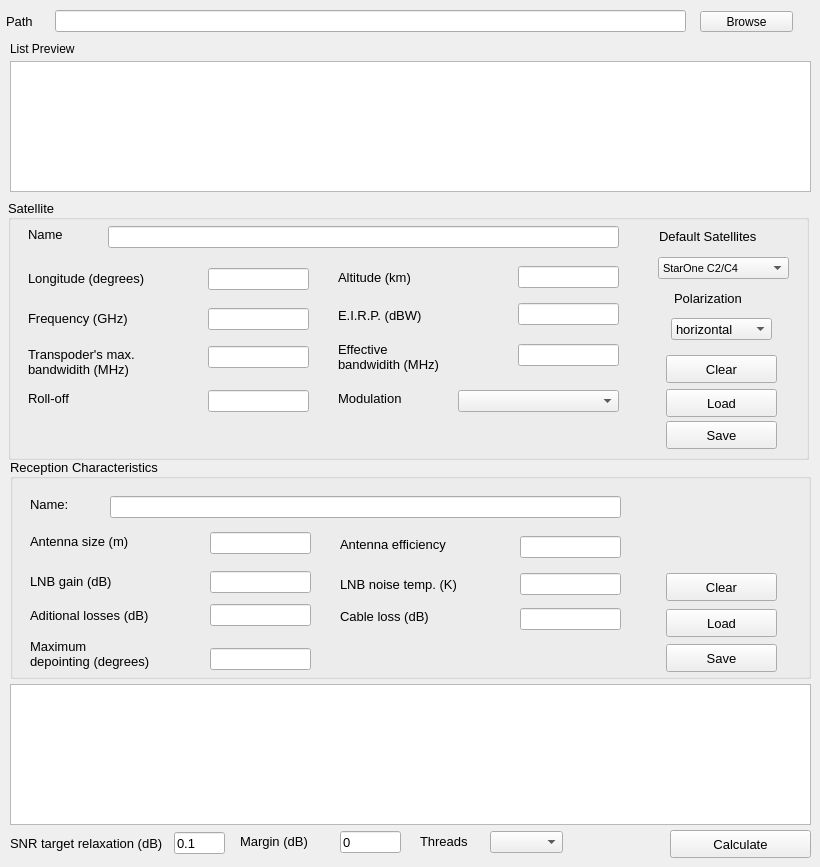
    <widget class="QWidget" name="list_perf_calc_page">
     <widget class="QPushButton" name="browse_path_mp_perf">
      <property name="geometry">
       <rect>
        <x>700</x>
        <y>11</y>
        <width>93</width>
        <height>21</height>
       </rect>
      </property>
      <property name="statusTip">
       <string>Browse list</string>
      </property>
      <property name="text">
       <string>Browse</string>
      </property>
     </widget>
     <widget class="QLabel" name="label_10">
      <property name="geometry">
       <rect>
        <x>6</x>
        <y>13</y>
        <width>55</width>
        <height>16</height>
       </rect>
      </property>
      <property name="font">
       <font>
        <pointsize>10</pointsize>
       </font>
      </property>
      <property name="text">
       <string>Path</string>
      </property>
     </widget>
     <widget class="QTableWidget" name="preview_mp_perf">
      <property name="geometry">
       <rect>
        <x>10</x>
        <y>61</y>
        <width>801</width>
        <height>131</height>
       </rect>
      </property>
     </widget>
     <widget class="QLabel" name="label_11">
      <property name="geometry">
       <rect>
        <x>10</x>
        <y>41</y>
        <width>91</width>
        <height>16</height>
       </rect>
      </property>
      <property name="text">
       <string>List Preview</string>
      </property>
     </widget>
     <widget class="QGroupBox" name="groupBox_10">
      <property name="geometry">
       <rect>
        <x>8</x>
        <y>199</y>
        <width>801</width>
        <height>261</height>
       </rect>
      </property>
      <property name="font">
       <font>
        <pointsize>10</pointsize>
       </font>
      </property>
      <property name="autoFillBackground">
       <bool>false</bool>
      </property>
      <property name="title">
       <string>Satellite</string>
      </property>
      <property name="alignment">
       <set>Qt::AlignJustify|Qt::AlignVCenter</set>
      </property>
      <widget class="QLabel" name="label_71">
       <property name="geometry">
        <rect>
         <x>20</x>
         <y>27</y>
         <width>55</width>
         <height>16</height>
        </rect>
       </property>
       <property name="text">
        <string>Name</string>
       </property>
      </widget>
      <widget class="QLabel" name="label_72">
       <property name="geometry">
        <rect>
         <x>20</x>
         <y>69</y>
         <width>161</width>
         <height>21</height>
        </rect>
       </property>
       <property name="text">
        <string>Longitude (degrees)</string>
       </property>
      </widget>
      <widget class="QLineEdit" name="name_sat_mp_perf">
       <property name="geometry">
        <rect>
         <x>100</x>
         <y>27</y>
         <width>511</width>
         <height>22</height>
        </rect>
       </property>
      </widget>
      <widget class="QLineEdit" name="long_sat_mp_perf">
       <property name="geometry">
        <rect>
         <x>200</x>
         <y>69</y>
         <width>101</width>
         <height>22</height>
        </rect>
       </property>
      </widget>
      <widget class="QPushButton" name="save_sat_mp_perf">
       <property name="geometry">
        <rect>
         <x>658</x>
         <y>222</y>
         <width>111</width>
         <height>28</height>
        </rect>
       </property>
       <property name="font">
        <font>
         <pointsize>10</pointsize>
         <weight>50</weight>
         <bold>false</bold>
        </font>
       </property>
       <property name="text">
        <string>Save</string>
       </property>
      </widget>
      <widget class="QPushButton" name="load_sat_mp_perf">
       <property name="geometry">
        <rect>
         <x>658</x>
         <y>190</y>
         <width>111</width>
         <height>28</height>
        </rect>
       </property>
       <property name="font">
        <font>
         <pointsize>10</pointsize>
         <weight>50</weight>
         <bold>false</bold>
        </font>
       </property>
       <property name="text">
        <string>Load</string>
       </property>
      </widget>
      <widget class="QComboBox" name="default_sat_mp_perf">
       <property name="geometry">
        <rect>
         <x>650</x>
         <y>58</y>
         <width>131</width>
         <height>22</height>
        </rect>
       </property>
       <property name="font">
        <font>
         <pointsize>8</pointsize>
        </font>
       </property>
       <item>
        <property name="text">
         <string>StarOne C2/C4</string>
        </property>
       </item>
       <item>
        <property name="text">
         <string>Hispamar</string>
        </property>
       </item>
       <item>
        <property name="text">
         <string>Claro</string>
        </property>
       </item>
       <item>
        <property name="text">
         <string>Menino Ney</string>
        </property>
       </item>
      </widget>
      <widget class="QLabel" name="label_73">
       <property name="geometry">
        <rect>
         <x>651</x>
         <y>29</y>
         <width>131</width>
         <height>16</height>
        </rect>
       </property>
       <property name="text">
        <string>Default Satellites</string>
       </property>
      </widget>
      <widget class="QLabel" name="label_74">
       <property name="geometry">
        <rect>
         <x>330</x>
         <y>70</y>
         <width>111</width>
         <height>16</height>
        </rect>
       </property>
       <property name="text">
        <string>Altitude (km)</string>
       </property>
      </widget>
      <widget class="QLineEdit" name="height_sat_mp_perf">
       <property name="geometry">
        <rect>
         <x>510</x>
         <y>67</y>
         <width>101</width>
         <height>22</height>
        </rect>
       </property>
      </widget>
      <widget class="QLabel" name="label_75">
       <property name="geometry">
        <rect>
         <x>330</x>
         <y>108</y>
         <width>121</width>
         <height>16</height>
        </rect>
       </property>
       <property name="text">
        <string>E.I.R.P. (dBW)</string>
       </property>
      </widget>
      <widget class="QLineEdit" name="eirp_sat_mp_perf">
       <property name="geometry">
        <rect>
         <x>510</x>
         <y>104</y>
         <width>101</width>
         <height>22</height>
        </rect>
       </property>
      </widget>
      <widget class="QLabel" name="label_76">
       <property name="geometry">
        <rect>
         <x>20</x>
         <y>137</y>
         <width>171</width>
         <height>51</height>
        </rect>
       </property>
       <property name="layoutDirection">
        <enum>Qt::LeftToRight</enum>
       </property>
       <property name="text">
        <string>Transpoder's max.
bandwidith (MHz)</string>
       </property>
      </widget>
      <widget class="QLineEdit" name="max_bw_sat_mp_perf">
       <property name="geometry">
        <rect>
         <x>200</x>
         <y>147</y>
         <width>101</width>
         <height>22</height>
        </rect>
       </property>
      </widget>
      <widget class="QLabel" name="label_77">
       <property name="geometry">
        <rect>
         <x>330</x>
         <y>132</y>
         <width>171</width>
         <height>51</height>
        </rect>
       </property>
       <property name="layoutDirection">
        <enum>Qt::LeftToRight</enum>
       </property>
       <property name="text">
        <string>Effective 
bandwidith (MHz)</string>
       </property>
      </widget>
      <widget class="QLineEdit" name="bw_util_sat_mp_perf">
       <property name="geometry">
        <rect>
         <x>510</x>
         <y>145</y>
         <width>101</width>
         <height>22</height>
        </rect>
       </property>
      </widget>
      <widget class="QLabel" name="label_80">
       <property name="geometry">
        <rect>
         <x>20</x>
         <y>191</y>
         <width>61</width>
         <height>16</height>
        </rect>
       </property>
       <property name="text">
        <string>Roll-off</string>
       </property>
      </widget>
      <widget class="QLineEdit" name="rolloff_sat_mp_perf">
       <property name="geometry">
        <rect>
         <x>200</x>
         <y>191</y>
         <width>101</width>
         <height>22</height>
        </rect>
       </property>
      </widget>
      <widget class="QLabel" name="label_81">
       <property name="geometry">
        <rect>
         <x>330</x>
         <y>191</y>
         <width>91</width>
         <height>16</height>
        </rect>
       </property>
       <property name="text">
        <string>Modulation</string>
       </property>
      </widget>
      <widget class="QComboBox" name="modcod_sat_mp_perf">
       <property name="geometry">
        <rect>
         <x>450</x>
         <y>191</y>
         <width>161</width>
         <height>22</height>
        </rect>
       </property>
      </widget>
      <widget class="QLabel" name="label_82">
       <property name="geometry">
        <rect>
         <x>20</x>
         <y>109</y>
         <width>131</width>
         <height>20</height>
        </rect>
       </property>
       <property name="text">
        <string>Frequency (GHz)</string>
       </property>
      </widget>
      <widget class="QLineEdit" name="freq_sat_mp_perf">
       <property name="geometry">
        <rect>
         <x>200</x>
         <y>109</y>
         <width>101</width>
         <height>22</height>
        </rect>
       </property>
      </widget>
      <widget class="QLabel" name="label_12">
       <property name="geometry">
        <rect>
         <x>666</x>
         <y>89</y>
         <width>91</width>
         <height>20</height>
        </rect>
       </property>
       <property name="text">
        <string>Polarization</string>
       </property>
      </widget>
      <widget class="QComboBox" name="pol_sat_mp_perf">
       <property name="geometry">
        <rect>
         <x>663</x>
         <y>119</y>
         <width>101</width>
         <height>22</height>
        </rect>
       </property>
       <item>
        <property name="text">
         <string>horizontal</string>
        </property>
       </item>
       <item>
        <property name="text">
         <string>vertical</string>
        </property>
       </item>
       <item>
        <property name="text">
         <string>circular</string>
        </property>
       </item>
      </widget>
      <widget class="QPushButton" name="clear_satellite_mp_perf">
       <property name="geometry">
        <rect>
         <x>658</x>
         <y>156</y>
         <width>111</width>
         <height>28</height>
        </rect>
       </property>
       <property name="font">
        <font>
         <pointsize>10</pointsize>
         <weight>50</weight>
         <bold>false</bold>
        </font>
       </property>
       <property name="text">
        <string>Clear</string>
       </property>
      </widget>
     </widget>
     <widget class="QGroupBox" name="groupBox_11">
      <property name="geometry">
       <rect>
        <x>10</x>
        <y>458</y>
        <width>801</width>
        <height>221</height>
       </rect>
      </property>
      <property name="font">
       <font>
        <pointsize>10</pointsize>
       </font>
      </property>
      <property name="autoFillBackground">
       <bool>false</bool>
      </property>
      <property name="title">
       <string>Reception Characteristics</string>
      </property>
      <property name="alignment">
       <set>Qt::AlignJustify|Qt::AlignVCenter</set>
      </property>
      <widget class="QLabel" name="label_83">
       <property name="geometry">
        <rect>
         <x>20</x>
         <y>38</y>
         <width>55</width>
         <height>16</height>
        </rect>
       </property>
       <property name="text">
        <string>Name:</string>
       </property>
      </widget>
      <widget class="QLabel" name="label_84">
       <property name="geometry">
        <rect>
         <x>20</x>
         <y>68</y>
         <width>151</width>
         <height>31</height>
        </rect>
       </property>
       <property name="text">
        <string>Antenna size (m)</string>
       </property>
      </widget>
      <widget class="QLabel" name="label_85">
       <property name="geometry">
        <rect>
         <x>20</x>
         <y>113</y>
         <width>161</width>
         <height>21</height>
        </rect>
       </property>
       <property name="text">
        <string>LNB gain (dB)</string>
       </property>
      </widget>
      <widget class="QLineEdit" name="name_reception_mp_perf">
       <property name="geometry">
        <rect>
         <x>100</x>
         <y>38</y>
         <width>511</width>
         <height>22</height>
        </rect>
       </property>
      </widget>
      <widget class="QLineEdit" name="lnb_gain_reception_mp_perf">
       <property name="geometry">
        <rect>
         <x>200</x>
         <y>113</y>
         <width>101</width>
         <height>22</height>
        </rect>
       </property>
      </widget>
      <widget class="QLineEdit" name="ant_size_reception_mp_perf">
       <property name="geometry">
        <rect>
         <x>200</x>
         <y>74</y>
         <width>101</width>
         <height>22</height>
        </rect>
       </property>
      </widget>
      <widget class="QPushButton" name="save_reception_mp_perf">
       <property name="geometry">
        <rect>
         <x>656</x>
         <y>186</y>
         <width>111</width>
         <height>28</height>
        </rect>
       </property>
       <property name="font">
        <font>
         <pointsize>10</pointsize>
         <weight>50</weight>
         <bold>false</bold>
        </font>
       </property>
       <property name="text">
        <string>Save</string>
       </property>
      </widget>
      <widget class="QPushButton" name="load_reception_mp_perf">
       <property name="geometry">
        <rect>
         <x>656</x>
         <y>151</y>
         <width>111</width>
         <height>28</height>
        </rect>
       </property>
       <property name="font">
        <font>
         <pointsize>10</pointsize>
         <weight>50</weight>
         <bold>false</bold>
        </font>
       </property>
       <property name="text">
        <string>Load</string>
       </property>
      </widget>
      <widget class="QLabel" name="label_86">
       <property name="geometry">
        <rect>
         <x>330</x>
         <y>78</y>
         <width>141</width>
         <height>16</height>
        </rect>
       </property>
       <property name="text">
        <string>Antenna efficiency</string>
       </property>
      </widget>
      <widget class="QLineEdit" name="ant_eff_reception_mp_perf">
       <property name="geometry">
        <rect>
         <x>510</x>
         <y>78</y>
         <width>101</width>
         <height>22</height>
        </rect>
       </property>
      </widget>
      <widget class="QLabel" name="label_87">
       <property name="geometry">
        <rect>
         <x>330</x>
         <y>118</y>
         <width>161</width>
         <height>16</height>
        </rect>
       </property>
       <property name="text">
        <string>LNB noise temp. (K)</string>
       </property>
       <property name="scaledContents">
        <bool>false</bool>
       </property>
      </widget>
      <widget class="QLineEdit" name="lnb_temp_reception_mp_perf">
       <property name="geometry">
        <rect>
         <x>510</x>
         <y>115</y>
         <width>101</width>
         <height>22</height>
        </rect>
       </property>
      </widget>
      <widget class="QLabel" name="label_88">
       <property name="geometry">
        <rect>
         <x>20</x>
         <y>132</y>
         <width>171</width>
         <height>51</height>
        </rect>
       </property>
       <property name="layoutDirection">
        <enum>Qt::LeftToRight</enum>
       </property>
       <property name="text">
        <string>Aditional losses (dB)</string>
       </property>
      </widget>
      <widget class="QLineEdit" name="aditional_losses_reception_mp_perf">
       <property name="geometry">
        <rect>
         <x>200</x>
         <y>146</y>
         <width>101</width>
         <height>22</height>
        </rect>
       </property>
      </widget>
      <widget class="QLabel" name="label_89">
       <property name="geometry">
        <rect>
         <x>20</x>
         <y>170</y>
         <width>171</width>
         <height>51</height>
        </rect>
       </property>
       <property name="layoutDirection">
        <enum>Qt::LeftToRight</enum>
       </property>
       <property name="text">
        <string>Maximum 
depointing (degrees)</string>
       </property>
      </widget>
      <widget class="QLineEdit" name="max_depoint_reception_mp_perf">
       <property name="geometry">
        <rect>
         <x>200</x>
         <y>190</y>
         <width>101</width>
         <height>22</height>
        </rect>
       </property>
      </widget>
      <widget class="QPushButton" name="clear_reception_mp_perf">
       <property name="geometry">
        <rect>
         <x>656</x>
         <y>115</y>
         <width>111</width>
         <height>28</height>
        </rect>
       </property>
       <property name="font">
        <font>
         <pointsize>10</pointsize>
         <weight>50</weight>
         <bold>false</bold>
        </font>
       </property>
       <property name="text">
        <string>Clear</string>
       </property>
      </widget>
      <widget class="QLineEdit" name="cable_loss_reception_mp_perf">
       <property name="geometry">
        <rect>
         <x>510</x>
         <y>150</y>
         <width>101</width>
         <height>22</height>
        </rect>
       </property>
      </widget>
      <widget class="QLabel" name="label_90">
       <property name="geometry">
        <rect>
         <x>330</x>
         <y>133</y>
         <width>171</width>
         <height>51</height>
        </rect>
       </property>
       <property name="layoutDirection">
        <enum>Qt::LeftToRight</enum>
       </property>
       <property name="text">
        <string>Cable loss (dB)</string>
       </property>
      </widget>
     </widget>
     <widget class="QTextEdit" name="output_mp_perf">
      <property name="geometry">
       <rect>
        <x>10</x>
        <y>684</y>
        <width>801</width>
        <height>141</height>
       </rect>
      </property>
     </widget>
     <widget class="QLineEdit" name="relaxation_mp_perf">
      <property name="geometry">
       <rect>
        <x>174</x>
        <y>832</y>
        <width>51</width>
        <height>22</height>
       </rect>
      </property>
      <property name="font">
       <font>
        <pointsize>10</pointsize>
       </font>
      </property>
      <property name="toolTip">
       <string/>
      </property>
      <property name="statusTip">
       <string>Goal (+ -) margin to achieve the required SNR</string>
      </property>
      <property name="text">
       <string>0.1</string>
      </property>
     </widget>
     <widget class="QPushButton" name="calc_mp_perf">
      <property name="geometry">
       <rect>
        <x>670</x>
        <y>830</y>
        <width>141</width>
        <height>28</height>
       </rect>
      </property>
      <property name="font">
       <font>
        <pointsize>10</pointsize>
       </font>
      </property>
      <property name="text">
       <string>Calculate</string>
      </property>
     </widget>
     <widget class="QLabel" name="label_14">
      <property name="geometry">
       <rect>
        <x>10</x>
        <y>833</y>
        <width>161</width>
        <height>21</height>
       </rect>
      </property>
      <property name="font">
       <font>
        <pointsize>10</pointsize>
       </font>
      </property>
      <property name="text">
       <string>SNR target relaxation (dB)</string>
      </property>
     </widget>
     <widget class="QLabel" name="label_15">
      <property name="geometry">
       <rect>
        <x>420</x>
        <y>831</y>
        <width>61</width>
        <height>20</height>
       </rect>
      </property>
      <property name="font">
       <font>
        <pointsize>10</pointsize>
       </font>
      </property>
      <property name="text">
       <string>Threads</string>
      </property>
     </widget>
     <widget class="QComboBox" name="n_threads_mp_perf">
      <property name="geometry">
       <rect>
        <x>490</x>
        <y>831</y>
        <width>73</width>
        <height>22</height>
       </rect>
      </property>
      <property name="statusTip">
       <string>Thread number used in calcullations</string>
      </property>
     </widget>
     <widget class="QLineEdit" name="path_mp_perf">
      <property name="geometry">
       <rect>
        <x>55</x>
        <y>10</y>
        <width>631</width>
        <height>22</height>
       </rect>
      </property>
     </widget>
     <widget class="QLabel" name="label_16">
      <property name="geometry">
       <rect>
        <x>240</x>
        <y>831</y>
        <width>91</width>
        <height>21</height>
       </rect>
      </property>
      <property name="font">
       <font>
        <pointsize>10</pointsize>
       </font>
      </property>
      <property name="text">
       <string>Margin (dB)</string>
      </property>
     </widget>
     <widget class="QLineEdit" name="margin_mp_perf">
      <property name="geometry">
       <rect>
        <x>340</x>
        <y>831</y>
        <width>61</width>
        <height>22</height>
       </rect>
      </property>
      <property name="font">
       <font>
        <pointsize>10</pointsize>
       </font>
      </property>
      <property name="toolTip">
       <string/>
      </property>
      <property name="statusTip">
       <string>Effective link budget margin</string>
      </property>
      <property name="text">
       <string>0</string>
      </property>
     </widget>
    </widget>
